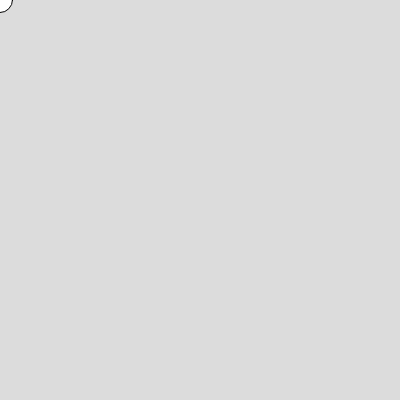
Frame 1 (no input)
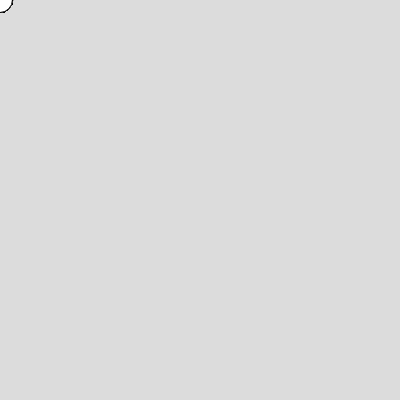
Frame 60 (no input)
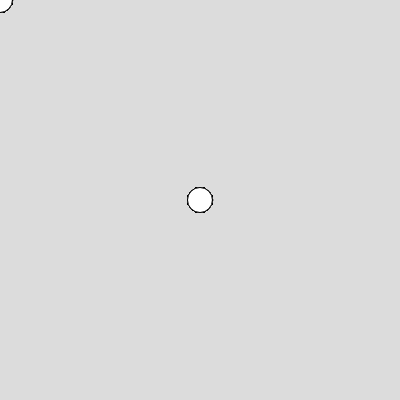
Frame 120 (the mouse pressed at the canvas centre since frame 60)

The p5.js sketch that drew these frames (run headless with seeded random() and noise() and a simulated clock; from frame 60 on, the mouse is pressed at the canvas centre):

// p5.js sketch
// ── sketch.js
function setup() {
  createCanvas(400, 400);
  background(220);
}

function draw() {
  ellipse(mouseX, mouseY, 25, 25);
}
